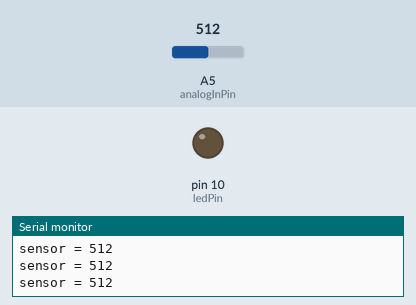
The sketch below on a simulated Arduino Uno, built with avr-gcc and run on an emulated ATmega328P. Shown: output pins drawn as LEDs (lit = HIGH), the last lines printed to the serial monitor. Inputs (shaded band) come from the test bench; at power-on: A5 (analogInPin) = 512.

Above: at 1.2 s.
1.3 s: A5 (analogInPin) set to 106
4.3 s: A5 (analogInPin) set to 94
At 5.1 s:
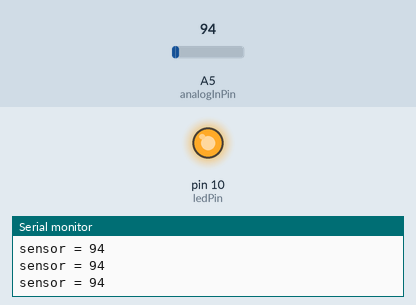
5.8 s: A5 (analogInPin) set to 110
At 6.3 s:
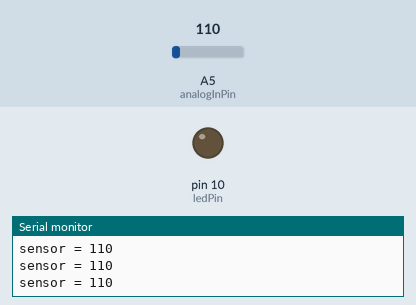
7.3 s: A5 (analogInPin) set to 90
At 8.6 s:
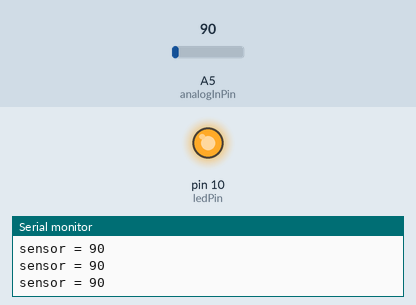
Timing chart, 0 to 9.8 s (numbered marks = the images above; inputs shaded):
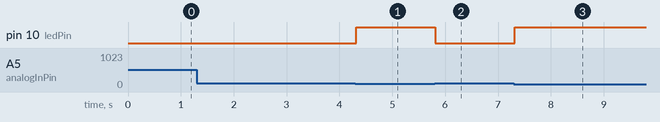

The sketch:

Bend_Sensor.ino
```cpp
int analogInPin = A5;
int sensorValue = 0;
int ledPin = 10 ;
void setup() {
  Serial.begin(9600);
 pinMode(A5, INPUT_PULLUP);
 pinMode(10, OUTPUT);
}

void loop() {
  // read the analog in value:
  sensorValue = analogRead(analogInPin);
  // print the results to the serial monitor:
  Serial.print("sensor = " );
  Serial.println(sensorValue);
  if (sensorValue < 100){
    digitalWrite(ledPin, HIGH);
  }
  else{
    digitalWrite(ledPin, LOW);
    }
  }
```

Measured:
- the behaviour switches between 100 and 99 on A5 (analogInPin) (found by bisection; images 0 and 1)
- after the input at 4.3 s, pin 10 (ledPin): LOW → HIGH at once
- after the input at 5.8 s, pin 10 (ledPin): HIGH → LOW at once
- after the input at 7.3 s, pin 10 (ledPin): LOW → HIGH at once
